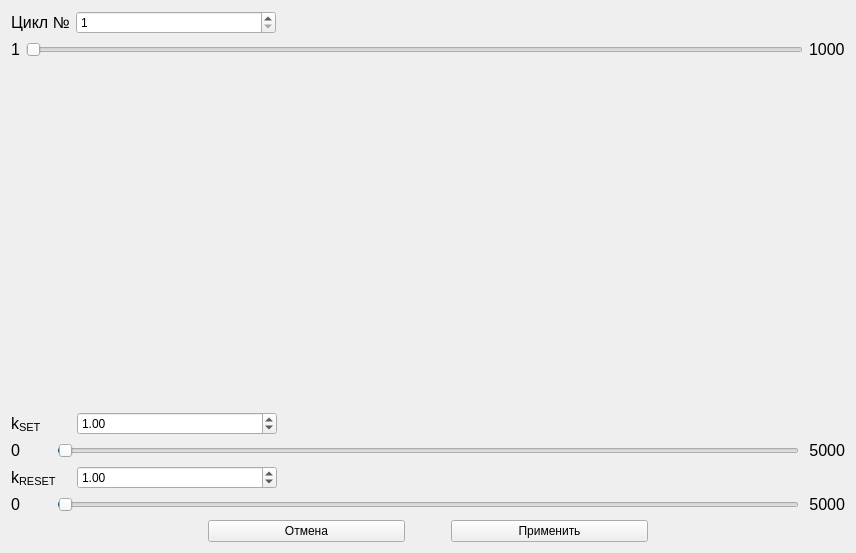
<?xml version="1.0" encoding="UTF-8"?>
<ui version="4.0">
 <class>SetResetPanel</class>
 <widget class="QWidget" name="SetResetPanel">
  <property name="geometry">
   <rect>
    <x>0</x>
    <y>0</y>
    <width>856</width>
    <height>553</height>
   </rect>
  </property>
  <property name="windowTitle">
   <string>Form</string>
  </property>
  <layout class="QVBoxLayout" name="verticalLayout_2">
   <item>
    <layout class="QVBoxLayout" name="verticalLayout_cycles">
     <item>
      <layout class="QHBoxLayout" name="horizontalLayout_cycle_spin" stretch="0,0,0">
       <item>
        <widget class="QLabel" name="lbl_cycle">
         <property name="text">
          <string>&lt;html&gt;&lt;head/&gt;&lt;body&gt;&lt;p&gt;&lt;span style=&quot; font-size:12pt;&quot;&gt;Цикл №&lt;/span&gt;&lt;/p&gt;&lt;/body&gt;&lt;/html&gt;</string>
         </property>
        </widget>
       </item>
       <item>
        <widget class="QSpinBox" name="spin_cycle">
         <property name="sizePolicy">
          <sizepolicy hsizetype="Expanding" vsizetype="Fixed">
           <horstretch>0</horstretch>
           <verstretch>0</verstretch>
          </sizepolicy>
         </property>
         <property name="minimumSize">
          <size>
           <width>0</width>
           <height>0</height>
          </size>
         </property>
         <property name="maximumSize">
          <size>
           <width>200</width>
           <height>16777215</height>
          </size>
         </property>
         <property name="minimum">
          <number>1</number>
         </property>
        </widget>
       </item>
       <item>
        <spacer name="horizontalSpacer_cycle_spin">
         <property name="orientation">
          <enum>Qt::Orientation::Horizontal</enum>
         </property>
         <property name="sizeHint" stdset="0">
          <size>
           <width>40</width>
           <height>20</height>
          </size>
         </property>
        </spacer>
       </item>
      </layout>
     </item>
     <item>
      <layout class="QHBoxLayout" name="horizontalLayout_cycle_slider">
       <item>
        <widget class="QLabel" name="lbl_cycle_min">
         <property name="text">
          <string>&lt;html&gt;&lt;head/&gt;&lt;body&gt;&lt;p&gt;&lt;span style=&quot; font-size:12pt;&quot;&gt;1&lt;/span&gt;&lt;/p&gt;&lt;/body&gt;&lt;/html&gt;</string>
         </property>
        </widget>
       </item>
       <item>
        <widget class="QSlider" name="slider_cycle">
         <property name="minimum">
          <number>1</number>
         </property>
         <property name="orientation">
          <enum>Qt::Orientation::Horizontal</enum>
         </property>
        </widget>
       </item>
       <item>
        <widget class="QLabel" name="lbl_cycle_max">
         <property name="text">
          <string>&lt;html&gt;&lt;head/&gt;&lt;body&gt;&lt;p&gt;&lt;span style=&quot; font-size:12pt;&quot;&gt;1000&lt;/span&gt;&lt;/p&gt;&lt;/body&gt;&lt;/html&gt;</string>
         </property>
        </widget>
       </item>
      </layout>
     </item>
    </layout>
   </item>
   <item>
    <widget class="QWidget" name="mpl_canvas" native="true">
     <property name="sizePolicy">
      <sizepolicy hsizetype="Expanding" vsizetype="Expanding">
       <horstretch>0</horstretch>
       <verstretch>1</verstretch>
      </sizepolicy>
     </property>
     <property name="minimumSize">
      <size>
       <width>600</width>
       <height>300</height>
      </size>
     </property>
     <layout class="QVBoxLayout" name="verticalLayout_canvas">
      <property name="spacing">
       <number>0</number>
      </property>
      <property name="leftMargin">
       <number>0</number>
      </property>
      <property name="topMargin">
       <number>0</number>
      </property>
      <property name="rightMargin">
       <number>0</number>
      </property>
      <property name="bottomMargin">
       <number>0</number>
      </property>
     </layout>
    </widget>
   </item>
   <item>
    <layout class="QVBoxLayout" name="verticalLayout">
     <item>
      <layout class="QHBoxLayout" name="horizontalLayout_vset_label">
       <item>
        <widget class="QLabel" name="lbl_k_set">
         <property name="sizePolicy">
          <sizepolicy hsizetype="Preferred" vsizetype="Preferred">
           <horstretch>0</horstretch>
           <verstretch>0</verstretch>
          </sizepolicy>
         </property>
         <property name="minimumSize">
          <size>
           <width>60</width>
           <height>0</height>
          </size>
         </property>
         <property name="text">
          <string>&lt;html&gt;&lt;head/&gt;&lt;body&gt;&lt;p&gt;&lt;span style=&quot; font-size:12pt;&quot;&gt;k&lt;/span&gt;&lt;span style=&quot; font-size:12pt; vertical-align:sub;&quot;&gt;SET&lt;/span&gt;&lt;/p&gt;&lt;/body&gt;&lt;/html&gt;</string>
         </property>
        </widget>
       </item>
       <item>
        <widget class="QDoubleSpinBox" name="spin_k_set">
         <property name="sizePolicy">
          <sizepolicy hsizetype="Expanding" vsizetype="Fixed">
           <horstretch>0</horstretch>
           <verstretch>0</verstretch>
          </sizepolicy>
         </property>
         <property name="maximumSize">
          <size>
           <width>200</width>
           <height>16777215</height>
          </size>
         </property>
         <property name="maximum">
          <double>500.000000000000000</double>
         </property>
         <property name="singleStep">
          <double>0.010000000000000</double>
         </property>
         <property name="value">
          <double>1.000000000000000</double>
         </property>
        </widget>
       </item>
       <item>
        <spacer name="horizontalSpacer_vset_label">
         <property name="orientation">
          <enum>Qt::Orientation::Horizontal</enum>
         </property>
         <property name="sizeHint" stdset="0">
          <size>
           <width>40</width>
           <height>20</height>
          </size>
         </property>
        </spacer>
       </item>
      </layout>
     </item>
     <item>
      <layout class="QHBoxLayout" name="horizontalLayout_vset_slider">
       <item>
        <widget class="QLabel" name="lbl_k_set_min">
         <property name="minimumSize">
          <size>
           <width>40</width>
           <height>0</height>
          </size>
         </property>
         <property name="text">
          <string>&lt;html&gt;&lt;head/&gt;&lt;body&gt;&lt;p&gt;&lt;span style=&quot; font-size:12pt;&quot;&gt;0&lt;/span&gt;&lt;/p&gt;&lt;/body&gt;&lt;/html&gt;</string>
         </property>
        </widget>
       </item>
       <item>
        <widget class="QSlider" name="slider_k_set">
         <property name="minimum">
          <number>0</number>
         </property>
         <property name="maximum">
          <number>50000</number>
         </property>
         <property name="value">
          <number>100</number>
         </property>
         <property name="sliderPosition">
          <number>100</number>
         </property>
         <property name="orientation">
          <enum>Qt::Orientation::Horizontal</enum>
         </property>
        </widget>
       </item>
       <item>
        <widget class="QLabel" name="lbl_k_set_max">
         <property name="minimumSize">
          <size>
           <width>40</width>
           <height>0</height>
          </size>
         </property>
         <property name="text">
          <string>&lt;html&gt;&lt;head/&gt;&lt;body&gt;&lt;p&gt;&lt;span style=&quot; font-size:12pt;&quot;&gt;5000&lt;/span&gt;&lt;/p&gt;&lt;/body&gt;&lt;/html&gt;</string>
         </property>
         <property name="alignment">
          <set>Qt::AlignmentFlag::AlignRight|Qt::AlignmentFlag::AlignTrailing|Qt::AlignmentFlag::AlignVCenter</set>
         </property>
        </widget>
       </item>
      </layout>
     </item>
     <item>
      <layout class="QHBoxLayout" name="horizontalLayout_vreset_label">
       <item>
        <widget class="QLabel" name="lbl_k_reset">
         <property name="sizePolicy">
          <sizepolicy hsizetype="Preferred" vsizetype="Preferred">
           <horstretch>0</horstretch>
           <verstretch>0</verstretch>
          </sizepolicy>
         </property>
         <property name="minimumSize">
          <size>
           <width>60</width>
           <height>0</height>
          </size>
         </property>
         <property name="text">
          <string>&lt;html&gt;&lt;head/&gt;&lt;body&gt;&lt;p&gt;&lt;span style=&quot; font-size:12pt;&quot;&gt;k&lt;/span&gt;&lt;span style=&quot; font-size:12pt; vertical-align:sub;&quot;&gt;RESET&lt;/span&gt;&lt;/p&gt;&lt;/body&gt;&lt;/html&gt;</string>
         </property>
        </widget>
       </item>
       <item>
        <widget class="QDoubleSpinBox" name="spin_k_reset">
         <property name="sizePolicy">
          <sizepolicy hsizetype="Expanding" vsizetype="Fixed">
           <horstretch>0</horstretch>
           <verstretch>0</verstretch>
          </sizepolicy>
         </property>
         <property name="maximumSize">
          <size>
           <width>200</width>
           <height>16777215</height>
          </size>
         </property>
         <property name="maximum">
          <double>500.000000000000000</double>
         </property>
         <property name="singleStep">
          <double>0.010000000000000</double>
         </property>
         <property name="value">
          <double>1.000000000000000</double>
         </property>
        </widget>
       </item>
       <item>
        <spacer name="horizontalSpacer_vreset_label">
         <property name="orientation">
          <enum>Qt::Orientation::Horizontal</enum>
         </property>
         <property name="sizeHint" stdset="0">
          <size>
           <width>40</width>
           <height>20</height>
          </size>
         </property>
        </spacer>
       </item>
      </layout>
     </item>
     <item>
      <layout class="QHBoxLayout" name="horizontalLayout_vreset_slider">
       <item>
        <widget class="QLabel" name="lbl_k_reset_min">
         <property name="minimumSize">
          <size>
           <width>40</width>
           <height>0</height>
          </size>
         </property>
         <property name="text">
          <string>&lt;html&gt;&lt;head/&gt;&lt;body&gt;&lt;p&gt;&lt;span style=&quot; font-size:12pt;&quot;&gt;0&lt;/span&gt;&lt;/p&gt;&lt;/body&gt;&lt;/html&gt;</string>
         </property>
        </widget>
       </item>
       <item>
        <widget class="QSlider" name="slider_k_reset">
         <property name="minimum">
          <number>0</number>
         </property>
         <property name="maximum">
          <number>50000</number>
         </property>
         <property name="value">
          <number>100</number>
         </property>
         <property name="sliderPosition">
          <number>100</number>
         </property>
         <property name="orientation">
          <enum>Qt::Orientation::Horizontal</enum>
         </property>
        </widget>
       </item>
       <item>
        <widget class="QLabel" name="lbl_k_reset_max">
         <property name="minimumSize">
          <size>
           <width>40</width>
           <height>0</height>
          </size>
         </property>
         <property name="font">
          <font>
           <pointsize>9</pointsize>
          </font>
         </property>
         <property name="text">
          <string>&lt;html&gt;&lt;head/&gt;&lt;body&gt;&lt;p&gt;&lt;span style=&quot; font-size:12pt;&quot;&gt;5000&lt;/span&gt;&lt;/p&gt;&lt;/body&gt;&lt;/html&gt;</string>
         </property>
         <property name="alignment">
          <set>Qt::AlignmentFlag::AlignRight|Qt::AlignmentFlag::AlignTrailing|Qt::AlignmentFlag::AlignVCenter</set>
         </property>
        </widget>
       </item>
      </layout>
     </item>
    </layout>
   </item>
   <item>
    <layout class="QHBoxLayout" name="horizontalLayout" stretch="1,1,0,1,1">
     <item>
      <spacer name="horizontalSpacer">
       <property name="orientation">
        <enum>Qt::Orientation::Horizontal</enum>
       </property>
       <property name="sizeHint" stdset="0">
        <size>
         <width>40</width>
         <height>20</height>
        </size>
       </property>
      </spacer>
     </item>
     <item>
      <widget class="QPushButton" name="btn_cancel">
       <property name="sizePolicy">
        <sizepolicy hsizetype="Expanding" vsizetype="Fixed">
         <horstretch>0</horstretch>
         <verstretch>0</verstretch>
        </sizepolicy>
       </property>
       <property name="text">
        <string>Отмена</string>
       </property>
      </widget>
     </item>
     <item>
      <spacer name="horizontalSpacer_2">
       <property name="orientation">
        <enum>Qt::Orientation::Horizontal</enum>
       </property>
       <property name="sizeType">
        <enum>QSizePolicy::Policy::Fixed</enum>
       </property>
       <property name="sizeHint" stdset="0">
        <size>
         <width>40</width>
         <height>20</height>
        </size>
       </property>
      </spacer>
     </item>
     <item>
      <widget class="QPushButton" name="btn_apply">
       <property name="sizePolicy">
        <sizepolicy hsizetype="Expanding" vsizetype="Fixed">
         <horstretch>0</horstretch>
         <verstretch>0</verstretch>
        </sizepolicy>
       </property>
       <property name="text">
        <string>Применить</string>
       </property>
      </widget>
     </item>
     <item>
      <spacer name="horizontalSpacer_3">
       <property name="orientation">
        <enum>Qt::Orientation::Horizontal</enum>
       </property>
       <property name="sizeHint" stdset="0">
        <size>
         <width>40</width>
         <height>20</height>
        </size>
       </property>
      </spacer>
     </item>
    </layout>
   </item>
  </layout>
 </widget>
 <resources/>
 <connections/>
</ui>
